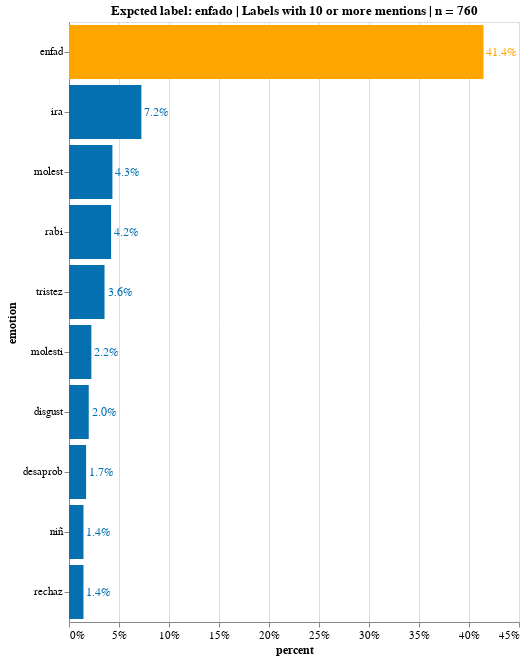

This figure's notebook cell:
### Markdown cell above
### Anger

### Code cell
emotion = 'enfado'
emotion_st = 'enfad'
df_emotion = emotion_df_formated(df_emo_answers, emotion) # subset 'emotion' rows
df_emotion_ans = df_emotion.drop(['photo_id', 'ethnicity', 'sex','age', 'label', 'url', 'photoId'], axis=1)
df_stack_emotion = formating_words(df_emotion_ans) # clean up
df_stack_emotion = manual_replace(df_stack_emotion) # fix misspelling
df_stack_emotion['emotion_sb_steamed'] = df_stack_emotion['emotion'].apply(lambda x: snowball.stem(x))#steam
source = count_freq_labels(df_stack_emotion, X='stacked', col='emotion_sb_steamed')
source_10 = source[source['counts'] > 10]

title = 'Expcted label: '+ emotion + ' | Labels with 10 or more mentions | n = '+ source['counts'].sum().astype(str)
X, Y = 'percent:Q', 'emotion:N'
w, h= 450, 600
txs, ls, ts = 12, 11, 12


chart_anger = simple_per_bar(
    source_10, title=title, X=X, Y=Y, \
    width=w, height=h, emotion=emotion_st, \
    text_size = txs, label_size = ls, title_size=ts)
chart_anger.display(renderer='svg')

### Figure 1 — Vega-Lite specification as saved in the notebook (floating-point values rounded to 4 significant figures)
{"config": {"view": {"continuousWidth": 400, "continuousHeight": 300}, "axis": {"labelFontSize": 11, "titleFontSize": 12}}, "layer": [{"mark": "bar", "encoding": {"color": {"condition": {"value": "orange", "test": "(datum.emotion === 'enfad')"}, "value": "#0570b0"}, "x": {"type": "quantitative", "axis": {"format": ".0%"}, "field": "percent"}, "y": {"type": "nominal", "field": "emotion", "sort": "-x"}}, "title": "Expcted label: enfado | Labels with 10 or more mentions | n = 760"}, {"mark": {"type": "text", "align": "left", "baseline": "middle", "dx": 3, "fontSize": 12}, "encoding": {"color": {"condition": {"value": "orange", "test": "(datum.emotion === 'enfad')"}, "value": "#0570b0"}, "text": {"type": "quantitative", "field": "percent", "format": ".1%"}, "x": {"type": "quantitative", "axis": {"format": ".0%"}, "field": "percent"}, "y": {"type": "nominal", "field": "emotion", "sort": "-x"}}, "title": "Expcted label: enfado | Labels with 10 or more mentions | n = 760"}], "data": {"name": "data-dd0194c1a16cb3fd1fe36290ec4de21f"}, "height": 600, "width": 450, "$schema": "https://vega.github.io/schema/vega-lite/v4.8.1.json", "datasets": {"data-dd0194c1a16cb3fd1fe36290ec4de21f": [{"counts": 315, "emotion": "enfad", "percent": 0.4145}, {"counts": 55, "emotion": "ira", "percent": 0.07237}, {"counts": 33, "emotion": "molest", "percent": 0.04342}, {"counts": 32, "emotion": "rabi", "percent": 0.04211}, {"counts": 27, "emotion": "tristez", "percent": 0.03553}, {"counts": 17, "emotion": "molesti", "percent": 0.02237}, {"counts": 15, "emotion": "disgust", "percent": 0.01974}, {"counts": 13, "emotion": "desaprob", "percent": 0.01711}, {"counts": 11, "emotion": "niñ", "percent": 0.01447}, {"counts": 11, "emotion": "rechaz", "percent": 0.01447}]}}
